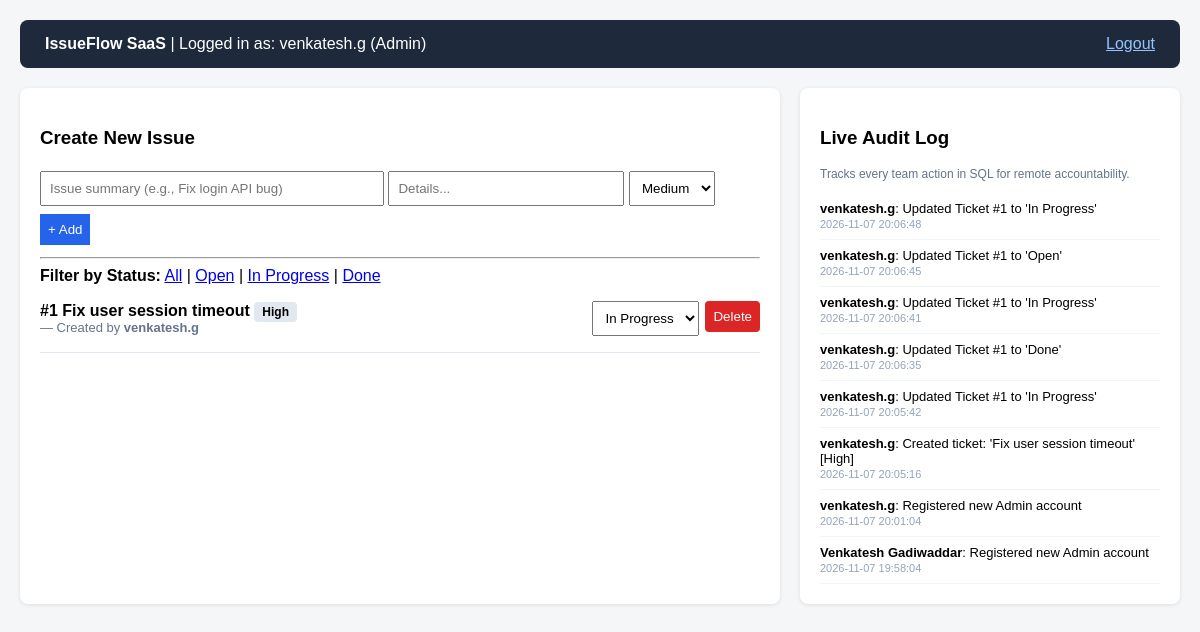
/dashboard (signed in), run on the app's committed database.
### tables this page shows
CREATE TABLE users (
            id INTEGER PRIMARY KEY AUTOINCREMENT,
            username TEXT UNIQUE NOT NULL,
            password TEXT NOT NULL,
            role TEXT NOT NULL DEFAULT 'Member'
        );

CREATE TABLE tickets (
            id INTEGER PRIMARY KEY AUTOINCREMENT,
            title TEXT NOT NULL,
            description TEXT,
            priority TEXT NOT NULL,
            status TEXT NOT NULL DEFAULT 'Open',
            created_by INTEGER,
            created_at TIMESTAMP DEFAULT CURRENT_TIMESTAMP,
            FOREIGN KEY (created_by) REFERENCES users(id)
        );

CREATE TABLE audit_logs (
            id INTEGER PRIMARY KEY AUTOINCREMENT,
            action TEXT NOT NULL,
            performed_by TEXT NOT NULL,
            timestamp TIMESTAMP DEFAULT CURRENT_TIMESTAMP
        );

### app.py (the view)
@app.route('/dashboard')
def dashboard():
    if 'user_id' not in session:
        return redirect(url_for('login'))
    status_filter = request.args.get('status', 'All')
    conn = get_db()
    if status_filter == 'All':
        tickets = conn.execute('''
            SELECT tickets.*, users.username AS creator
            FROM tickets JOIN users ON tickets.created_by = users.id
            ORDER BY tickets.id DESC
        ''').fetchall()
    else:
        tickets = conn.execute('''
            SELECT tickets.*, users.username AS creator
            FROM tickets JOIN users ON tickets.created_by = users.id
            WHERE tickets.status = ? ORDER BY tickets.id DESC
        ''', (status_filter,)).fetchall()
    logs = conn.execute('SELECT * FROM audit_logs ORDER BY id DESC LIMIT 8').fetchall()
    conn.close()
    return render_template('dashboard.html', tickets=tickets, logs=logs, current_filter=status_filter)

### database.py (called while the page is built)
def get_db():
    conn = sqlite3.connect('tracker.db')
    conn.row_factory = sqlite3.Row
    conn.execute("PRAGMA foreign_keys = ON")
    return conn

### templates/dashboard.html (shortened to what this page needs)
<!DOCTYPE html>
<html>
<head>
</head>
<body>
    <div class="header">
        <div><strong>IssueFlow SaaS</strong> | Logged in as: {{ session['username'] }} ({{ session['role'] }})</div>
        <a href="/logout" style="color: #93c5fd;">Logout</a>
    </div>
    <div class="grid">
        <div class="card">
            <h3>Create New Issue</h3>
            <form action="/create_ticket" method="POST">
                <input type="text" name="title" placeholder="Issue summary (e.g., Fix login API bug)" required style="width: 45%;">
                <input type="text" name="description" placeholder="Details..." style="width: 30%;">
                <select name="priority">
                    <option value="Medium" selected>Medium</option>
                </select>
                <button type="submit" style="background:#2563eb; color:white; border:none;">+ Add</button>
            </form>
            <hr>
            <div>
                <strong>Filter by Status:</strong>
                <a href="/dashboard?status=All">All</a> |
                <a href="/dashboard?status=Open">Open</a> |
                <a href="/dashboard?status=In Progress">In Progress</a> |
                <a href="/dashboard?status=Done">Done</a>
            </div>
            {% for t in tickets %}
            <div class="ticket">
                <div>
                    <strong>#{{ t['id'] }} {{ t['title'] }}</strong> <span class="badge">{{ t['priority'] }}</span>
                    <div style="font-size: 13px; color: #64748b;">{{ t['description'] }} — Created by <b>{{ t['creator'] }}</b></div>
                </div>
                <div style="display:flex; gap: 6px;">
                    <form action="/update_status/{{ t['id'] }}" method="POST">
                        <select name="status" onchange="this.form.submit()">
                            <option value="In Progress" {% if t['status']=='In Progress' %}selected{% endif %}>In Progress</option>
                        </select>
                    </form>
                    {% if session['role'] == 'Admin' %}
                    <form action="/delete_ticket/{{ t['id'] }}" method="POST">
                        <button type="submit" class="btn-del">Delete</button>
                    </form>
                    {% endif %}
                </div>
            </div>
            {% endfor %}
        </div>
        <div class="card">
            <h3>Live Audit Log</h3>
            <p style="font-size: 12px; color: #64748b;">Tracks every team action in SQL for remote accountability.</p>
            {% for log in logs %}
            <div style="font-size: 13px; border-bottom: 1px solid #f1f5f9; padding: 8px 0;">
                <b>{{ log['performed_by'] }}</b>: {{ log['action'] }}<br>
                <span style="font-size: 11px; color: #94a3b8;">{{ log['timestamp'] }}</span>
            </div>
            {% endfor %}
        </div>
    </div>
</body>
</html>

### templates/dashboard.html (style rules this page uses)
body { font-family: Arial, sans-serif; background: #f4f6f8; margin: 0; padding: 20px; }
.header { display: flex; justify-content: space-between; align-items: center; background: #1e293b; color: white; padding: 15px 25px; border-radius: 8px; }
.grid { display: grid; grid-template-columns: 2fr 1fr; gap: 20px; margin-top: 20px; }
.card { background: white; padding: 20px; border-radius: 8px; box-shadow: 0 1px 4px rgba(0,0,0,0.1); }
.ticket { border-bottom: 1px solid #e2e8f0; padding: 12px 0; display: flex; justify-content: space-between; align-items: center; }
.badge { padding: 3px 8px; border-radius: 4px; font-size: 12px; font-weight: bold; background: #e2e8f0; }
input, select, button { padding: 8px; margin: 4px 0; }
.btn-del { background: #dc2626; color: white; border: none; border-radius: 4px; cursor: pointer; }

### data on the page
users: role "Admin"
tickets: id "1", title "Fix user session timeout", priority "High", creator "venkatesh.g", status "In Progress"
audit_logs: performed_by "venkatesh.g", action "Updated Ticket #1 to 'In Progress'", timestamp "2026-11-07 20:06:48"
audit_logs: performed_by "venkatesh.g", action "Updated Ticket #1 to 'Open'", timestamp "2026-11-07 20:06:45"
audit_logs: performed_by "venkatesh.g", action "Updated Ticket #1 to 'In Progress'", timestamp "2026-11-07 20:06:41"
audit_logs: performed_by "venkatesh.g", action "Updated Ticket #1 to 'Done'", timestamp "2026-11-07 20:06:35"
audit_logs: performed_by "venkatesh.g", action "Updated Ticket #1 to 'In Progress'", timestamp "2026-11-07 20:05:42"
audit_logs: performed_by "venkatesh.g", action "Created ticket: 'Fix user session timeout' [High]", timestamp "2026-11-07 20:05:16"
audit_logs: performed_by "venkatesh.g", action "Registered new Admin account", timestamp "2026-11-07 20:01:04"
audit_logs: performed_by "Venkatesh Gadiwaddar", action "Registered new Admin account", timestamp "2026-11-07 19:58:04"

### other printed values
{{ session['username'] }} "venkatesh.g"
